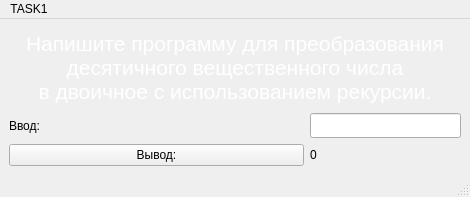
<?xml version="1.0" encoding="UTF-8"?>
<ui version="4.0">
 <class>MainWindow</class>
 <widget class="QMainWindow" name="MainWindow">
  <property name="geometry">
   <rect>
    <x>0</x>
    <y>0</y>
    <width>470</width>
    <height>197</height>
   </rect>
  </property>
  <property name="windowTitle">
   <string>MainWindow</string>
  </property>
  <widget class="QWidget" name="centralwidget">
   <layout class="QGridLayout" name="gridLayout_3">
    <item row="0" column="0">
     <layout class="QGridLayout" name="gridLayout_2">
      <item row="0" column="0">
       <widget class="QLabel" name="label">
        <property name="text">
         <string>&lt;html&gt;&lt;head/&gt;&lt;body&gt;&lt;p align=&quot;center&quot;&gt;&lt;span style=&quot; font-size:16pt; color:#ffffff;&quot;&gt;Напишите программу для преобразования&lt;br/&gt;десятичного вещественного числа&lt;br/&gt;в двоичное с использованием рекурсии.&lt;/span&gt;&lt;/p&gt;&lt;/body&gt;&lt;/html&gt;</string>
        </property>
       </widget>
      </item>
      <item row="1" column="0">
       <layout class="QGridLayout" name="gridLayout">
        <item row="0" column="0">
         <widget class="QLabel" name="label_2">
          <property name="text">
           <string>Ввод:</string>
          </property>
         </widget>
        </item>
        <item row="0" column="1">
         <widget class="QLineEdit" name="input">
          <property name="maximumSize">
           <size>
            <width>151</width>
            <height>25</height>
           </size>
          </property>
         </widget>
        </item>
        <item row="1" column="0">
         <widget class="QPushButton" name="pushButton">
          <property name="text">
           <string>Вывод:</string>
          </property>
         </widget>
        </item>
        <item row="1" column="1">
         <widget class="QLabel" name="output">
          <property name="text">
           <string>0</string>
          </property>
         </widget>
        </item>
       </layout>
      </item>
     </layout>
    </item>
   </layout>
  </widget>
  <widget class="QMenuBar" name="menubar">
   <property name="geometry">
    <rect>
     <x>0</x>
     <y>0</y>
     <width>470</width>
     <height>22</height>
    </rect>
   </property>
   <widget class="QMenu" name="menu">
    <property name="title">
     <string>TASK1</string>
    </property>
   </widget>
   <addaction name="menu"/>
  </widget>
  <widget class="QStatusBar" name="statusbar"/>
 </widget>
 <resources/>
 <connections/>
</ui>
